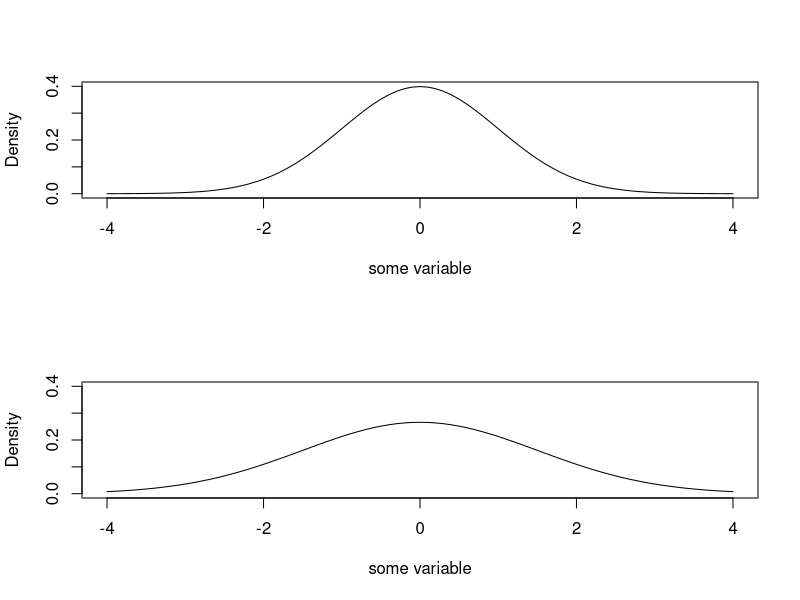

This chart was generated by the following R code:
par(mfrow=c(2,1))

x  <- seq(-4,4,by=.1)
plot(x,dnorm(x,0,1),type="l",ylab="Density",xlab="some variable", ylim=c(0,.4))

x  <- seq(-4,4,by=.1)
plot(x,dnorm(x,0,1.5),type="l",ylab="Density",xlab="some variable", ylim=c(0,.4))
